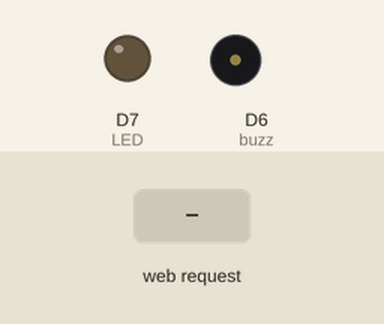
The sketch below on a simulated ESP8266 (Wemos D1 mini). Shown: output pins drawn as LEDs (lit = HIGH), buzzer (waves = sounding, pin HIGH). Dashed ring = blinking. The inputs (shaded band) are chosen by the test bench. WiFi joins after 1.5 s; servers stay silent unless stated; what the sketch prints to the serial monitor is not drawn.

Above: at 2.7 s.
2.8 s: HTTP request GET /ledBlink received
At 3.2 s:
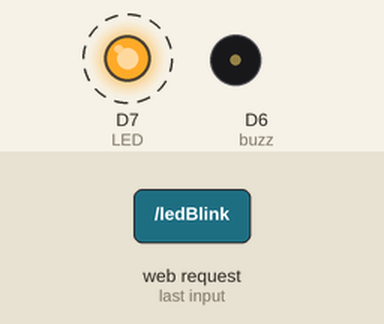
8.8 s: HTTP request GET /ledOn received
At 9.3 s:
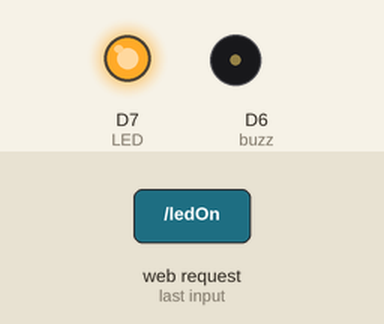
Timing chart, 0 to 11.8 s (numbered marks = the images above; inputs shaded):
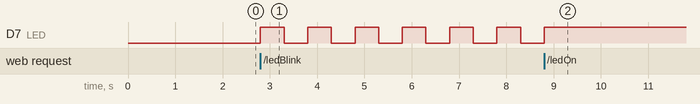

Measured:
- after the input at 2.8 s, D7 (LED): alternates HIGH for 0.50 s and LOW for 0.50 s, starting at once
- after the input at 8.8 s, D7 (LED): goes on until 8.8 s, then stays HIGH

The sketch:

ESP_WEB_PAGE.ino
```cpp
#include <ESP8266WiFi.h>
#include <WiFiClient.h>
#include <ESP8266WebServer.h>
#include "index.h"

//---------------------------------------------------------------
#include "DHT.h"
#define DHTPIN D2
#define DHTTYPE DHT11
DHT dht(DHTPIN, DHTTYPE);
#define LED D7
#define buzz D6

//SSID and Password of your WiFi router
const char* ssid = "Chlorine";
const char* password = "mantub48";

ESP8266WebServer server(80);
String s = FPSTR(MAIN_page);  //Read HTML contents
int x = 0;

void handleRoot() {
  Serial.println("You called root page");
  server.send(200, "text/html", s);  //Send web page
}

void ledOn() {
  Serial.println("LED ON");
  x = 0;
  digitalWrite(LED, HIGH);
  if (x == 0) {
    digitalWrite(LED, HIGH);
  }
  server.send(200, "text/html", "ON");  //Send ADC value only to client ajax request
}

void ledOff() {
  Serial.println("LED OFF");
  digitalWrite(LED, LOW);  //LED off
  x = 0;
  server.send(200, "text/html", "OFF");  //Send ADC value only to client ajax request
}
void ledBlink() {
  server.send(200, "text/html", "BLINKING");
  x++;
  if (x >= 2) {
    x = 0;
    ledOff();
    Serial.print("STOP ");
  } else if (x == 1) {
    Serial.print("STRART ");
  }
  Serial.println("LED BLINKING");
}

void temp() {
  float t = dht.readTemperature();

  if (t >= 30) {
    tone(buzz, 600);
    digitalWrite(LED, HIGH);
  } else {
    tone(buzz, 0);
    digitalWrite(LED, LOW);
  }

  /* long t = random(20, 100);
  long h = random(20, 100); */

  String temp = String(t);
  server.send(200, "text/html", temp);
}

void hum() {
  float h = dht.readHumidity();
  String hum = String(h);
  server.send(200, "text/html", hum);
}
//==============================================================
// SETUP
//==============================================================
void setup(void) {
  Serial.begin(115200);

  WiFi.begin(ssid, password);  //Connect to your WiFi router
  Serial.println("");
  pinMode(LED, OUTPUT);
  pinMode(buzz, OUTPUT);
  // Wait for connection
  while (WiFi.status() != WL_CONNECTED) {
    delay(500);
    Serial.print(".");
  }

  //If connection successful show IP address in serial monitor
  Serial.println("");
  Serial.print("Connected to ");
  Serial.println(ssid);
  Serial.print("IP address: ");
  Serial.println(WiFi.localIP());  //IP address assigned to your ESP

  server.on("/", handleRoot);  //Which routine to handle at root location. This is display page
  server.on("/ledOn", ledOn);  //as Per <a href="ledOn">, Subroutine to be called
  server.on("/ledOff", ledOff);
  server.on("/ledBlink", ledBlink);
  server.on("/temp", temp);
  server.on("/hum", hum);

  dht.begin();
  server.begin();  //Start server
  Serial.println("HTTP server started");
}
//==============================================================
// LOOP
//==============================================================
void loop() {
  server.handleClient();  //Handle client requests
  if (x == 1) {
    digitalWrite(LED, HIGH);
    delay(500);
    digitalWrite(LED, LOW);
    delay(500);
  }
}
```

index.h
```cpp
static const char MAIN_page[] PROGMEM = R"=====(

<!DOCTYPE html>
<html>
  <head>
    <title>Praktikum WEB SERVER ESP8266</title>
    <style>
      body {
        font-family: Verdana, Geneva, Tahoma, sans-serif;
      }
      .switch {
        position: relative;
        display: inline-block;
        width: 60px;
        height: 34px;
      }

      .switch input {
        opacity: 0;
        width: 0;
        height: 0;
      }

      .slider {
        position: absolute;
        cursor: pointer;
        top: 0;
        left: 0;
        right: 0;
        bottom: 0;
        background-color: #ccc;
        -webkit-transition: 0.4s;
        transition: 0.4s;
      }

      .slider:before {
        position: absolute;
        content: "";
        height: 26px;
        width: 26px;
        left: 4px;
        bottom: 4px;
        background-color: white;
        -webkit-transition: 0.4s;
        transition: 0.4s;
      }

      input:checked + .slider {
        background-color: #2196f3;
      }

      input:focus + .slider {
        box-shadow: 0 0 1px #2196f3;
      }

      input:checked + .slider:before {
        -webkit-transform: translateX(26px);
        -ms-transform: translateX(26px);
        transform: translateX(26px);
      }

      /* Rounded sliders */
      .slider.round {
        border-radius: 34px;
      }

      .slider.round:before {
        border-radius: 50%;
      }
      .flex-container {
        display: flex;
        background-color: DodgerBlue;
        margin: auto;
        width: 98%;
        padding: 10px;
      }

      .flex-container > div {
        background-color: #f1f1f1;
        margin: 10px;
        padding: 20px;
        font-size: 30px;
      }
      .card {
        box-shadow: 0 4px 8px 0 rgba(0, 0, 0, 0.2);
        transition: 0.3s;
        margin: auto;
        width: 40%;
        padding: 10px;
      }

      .card:hover {
        box-shadow: 0 8px 16px 0 rgba(0, 0, 0, 0.2);
      }

      .container {
        padding: 2px 16px;
      }
      .button {
        background-color: #4caf50; /* Green */
        border: none;
        color: white;
        padding: 16px 32px;
        text-align: center;
        text-decoration: none;
        display: inline-block;
        font-size: 16px;
        margin: 4px 2px;
        transition-duration: 0.4s;
        cursor: pointer;
      }
      .button3 {
        background-color: white;
        color: black;
        border: 2px solid #f44336;
      }

      .button3:hover {
        background-color: #f44336;
        color: white;
      }
    </style>
  </head>
  <body>
    <header></header>
    <main>
      <div>
        <center>
          <h1>WIFI LED CONTROL USING WEMOS D1</h1>
          <br />
          <div>Status LED : <span id="status">NULL</span></div>
          <br />
          <div class="flex-container">
            <div class="card">
              <h1>TEMPERATURE</h1>
              <hr />
              <div class="container">
                <h2><span id="temperature">50</span>'c</h2>
                <p> </p>
              </div>
            </div>
            <div class="card">
              <h1>HUMIDITY</h1>
              <hr />
              <div class="container">
                <h2 id="humidity">50%</h2>
                <p> </p>
              </div>
            </div>
            <div class="card">
              <p>LED SWITCH</p>
              <label class="switch">
                <input type="checkbox" id="led" onchange="ledButton('led')" />
                <span class="slider round"></span>
              </label>
              <p>LED BLINK</p>
              <button class="button button3" onclick="blink()">BLINK LED</button>
              <br />
            </div>
          </div>
          <hr />
          <a href="https://indobot.co.id">Indobot Academy</a>
        </center>
      </div>
    </main>
    <footer></footer>
  </body>
  <script>

    setInterval(function () {
      temp();
      hum();
    }, 1500);

    function temp() {
      var xhttp = new XMLHttpRequest();
      xhttp.onreadystatechange = function () {
        if (this.readyState == 4 && this.status == 200) {
          document.getElementById("temperature").innerHTML = this.responseText;
        }
      };
      xhttp.open("GET", "/temp", true);
      xhttp.send();
    }

    function hum() {
      var xhttp = new XMLHttpRequest();
      xhttp.onreadystatechange = function () {
        if (this.readyState == 4 && this.status == 200) {
          document.getElementById("humidity").innerHTML = this.responseText;
        }
      };
      xhttp.open("GET", "/hum", true);
      xhttp.send();
    }


    function ledButton(id) {
      const button = document.getElementById(id);
      if (button.checked) {
        var url = "/ledOn";
      } else {
        var url = "/ledOff";
      }
      var xhttp = new XMLHttpRequest();
      xhttp.onreadystatechange = function () {
        if (this.readyState == 4 && this.status == 200) {
          document.getElementById("status").innerHTML = this.responseText;
        }
      };
      xhttp.open("GET", url, true);
      xhttp.send();
    }

    function blink() {
      var xhttp = new XMLHttpRequest();
      xhttp.onreadystatechange = function () {
        if (this.readyState == 4 && this.status == 200) {
          document.getElementById("status").innerHTML = this.responseText;
        }
      };
      xhttp.open("GET", "/ledBlink", true);
      xhttp.send();
    }
  </script>
</html>


)=====";
```
